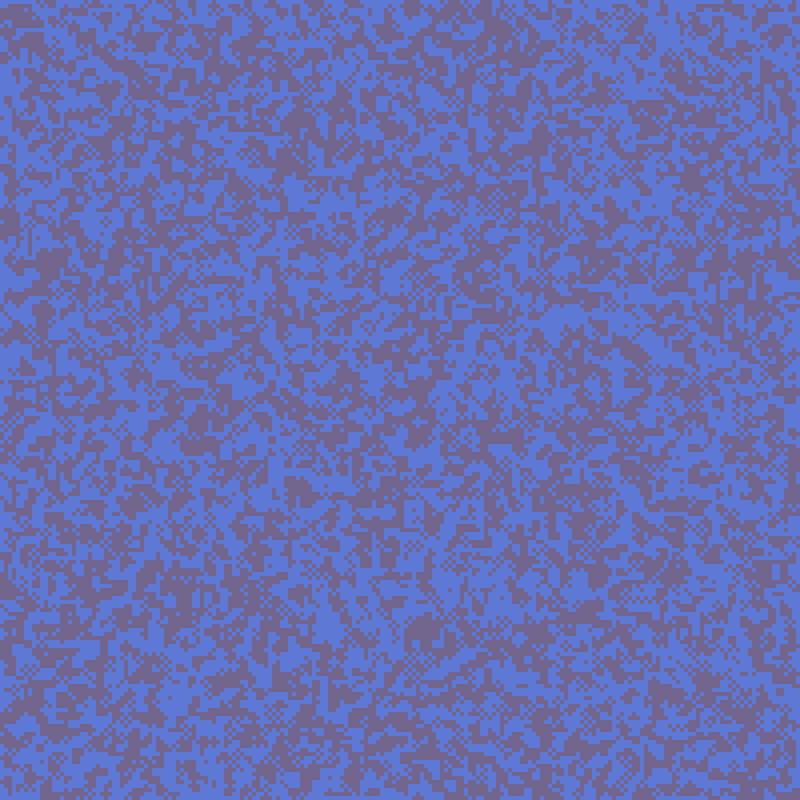
Frame 1 (no input)
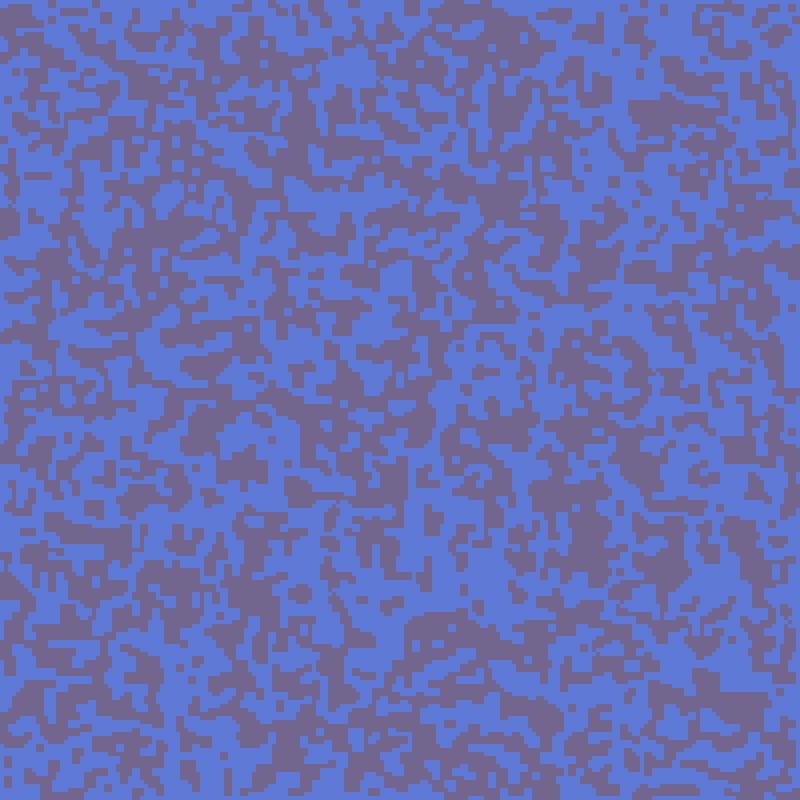
Frame 60 (no input)
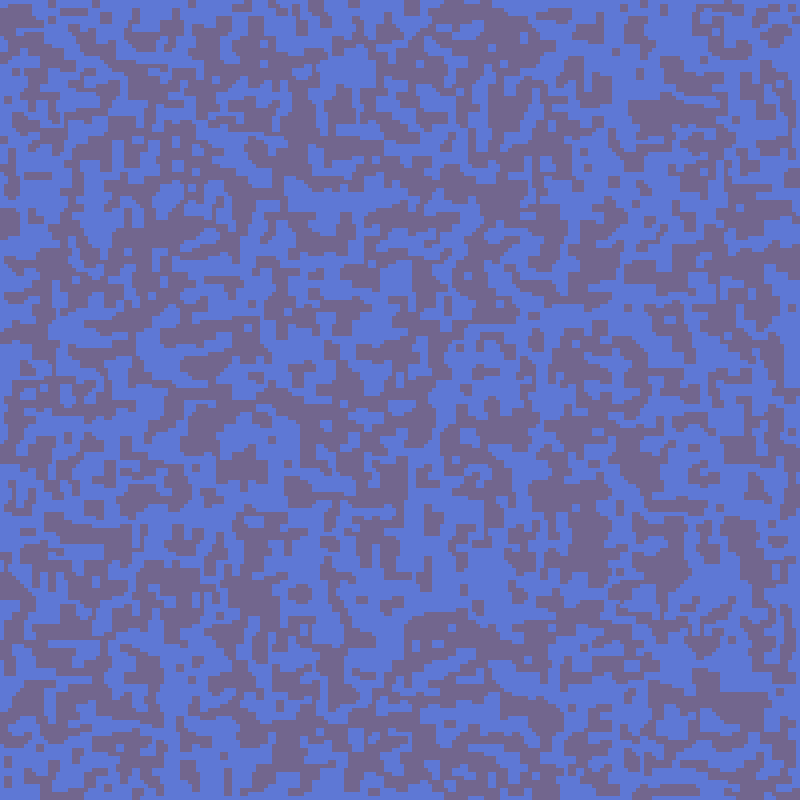
Frame 120 (the mouse pressed at the canvas centre since frame 60)

The p5.js sketch that drew these frames (run headless with seeded random() and noise() and a simulated clock; from frame 60 on, the mouse is pressed at the canvas centre):

// p5.js sketch
// ── sketch.js
// set up canvas size and colors
const canvasWidth = 800;
const canvasHeight = 800;
const cellColor = [256, 0, 0];

// set up grid size and cell size
const gridSize = 200;
const cellSize = canvasWidth / gridSize;

// initialize the grid with random values
let grid = [];
for (let i = 0; i < gridSize; i++) {
  grid[i] = [];
  for (let j = 0; j < gridSize; j++) {
    grid[i][j] = Math.random() < 0.5 ? 0 : 1;
  }
}

let BG_COLOR;
let BLOCK_COLOR;
let MAIN_COLOR;


function setup() {
  // create the canvas
  createCanvas(canvasWidth, canvasHeight);
  colorMode(HSB,360);
  MAIN_COLOR = color(random(0,360),200,300);
  BLOCK_COLOR = random(getAnalogousColors(MAIN_COLOR));
  BG_COLOR = color(hue(MAIN_COLOR),100,200);

  background(BG_COLOR);
  // set the background color
  noStroke();
  drawGrid();
}

function draw() {
  background(BG_COLOR);
  updateGrid();
  drawGrid();
}

function updateGrid() {
  // create a copy of the grid
  let newGrid = [];
  for (let i = 0; i < gridSize; i++) {
    newGrid[i] = [];
    for (let j = 0; j < gridSize; j++) {
      newGrid[i][j] = 0;
    }
  }

  // update each cell
  for (let i = 0; i < gridSize; i++) {
    for (let j = 0; j < gridSize; j++) {
      // get the neighbors of the cell
      let vote = getNeighborsVote(i, j);

      if (grid[i][j] != vote){
        if (random() < 0.01){
          newGrid[i][j] = grid[i][j];
        }
        else {
          newGrid[i][j] = vote;
        }
      }
      else{
        newGrid[i][j] = vote;
      }
    }
  }

  // update the grid
  grid = newGrid
}

function drawGrid() {
  // set the cell color
  fill(cellColor);

  // draw each cell
  for (let i = 0; i < gridSize; i++) {
    for (let j = 0; j < gridSize; j++) {
      if (grid[i][j] == 1) {
        fill(BLOCK_COLOR);
        rect(i * cellSize, j * cellSize, cellSize, cellSize);
      }
    }
  }
}


function getNeighborsVote(i, j) {
  // get the indices of the neighbors of the cell at (i, j)
  let count0 = 0;
  let count1 = 0;

  if (i > 0) {
    if (grid[i - 1][j] == 0){
      count0++;
    }
    else{
      count1++;
    }
  }
  if (i < gridSize - 1) {
    if (grid[i + 1][j] == 0){
      count0 ++;
    }
    else{
      count1 ++;
    }
  }
  if (j > 0) {
    if (grid[i][j-1] == 0){
      count0 ++;
    }
    else{
      count1 ++;
    }
  }
  if (j < gridSize - 1) {
    if (grid[i][j + 1] == 0){
      count0 ++;
    }
    else{
      count1 ++;
    }
  }

  if (grid[i][j] == 0){
    count0 ++;
  }
  else{
    count1 ++;
  }

  if (count0 > count1){
    return 0;
  }
  else {
    return 1;
  }
}


function getAnalogousColors(myColor) {
  let colors = [];
  
  // Calculate the hues of the 6 analogous colors
  let myHue = hue(myColor);
  let hues = [];
  hues.push(myHue - 60);
  hues.push(myHue - 30);
  hues.push(myHue - 15);
  hues.push(myHue + 15);
  hues.push(myHue + 30);
  hues.push(myHue + 60);
  
  // Normalize the hues to be within the range of 0 to 360
  for (let i = 0; i < hues.length; i++) {
    hues[i] = (hues[i] + 360) % 360;
  }
  
  // Convert the hues, saturation, and brightness to RGB hex codes
  for (let i = 0; i < hues.length - 1; i++) {
    colors.push(color(hues[i], saturation(myColor), brightness(myColor)));
  }

  colors.push(color(hues.slice(-1)[0] , saturation(myColor), 50));

  colors.push(color("#ffffff"));
  
  return colors;
}
